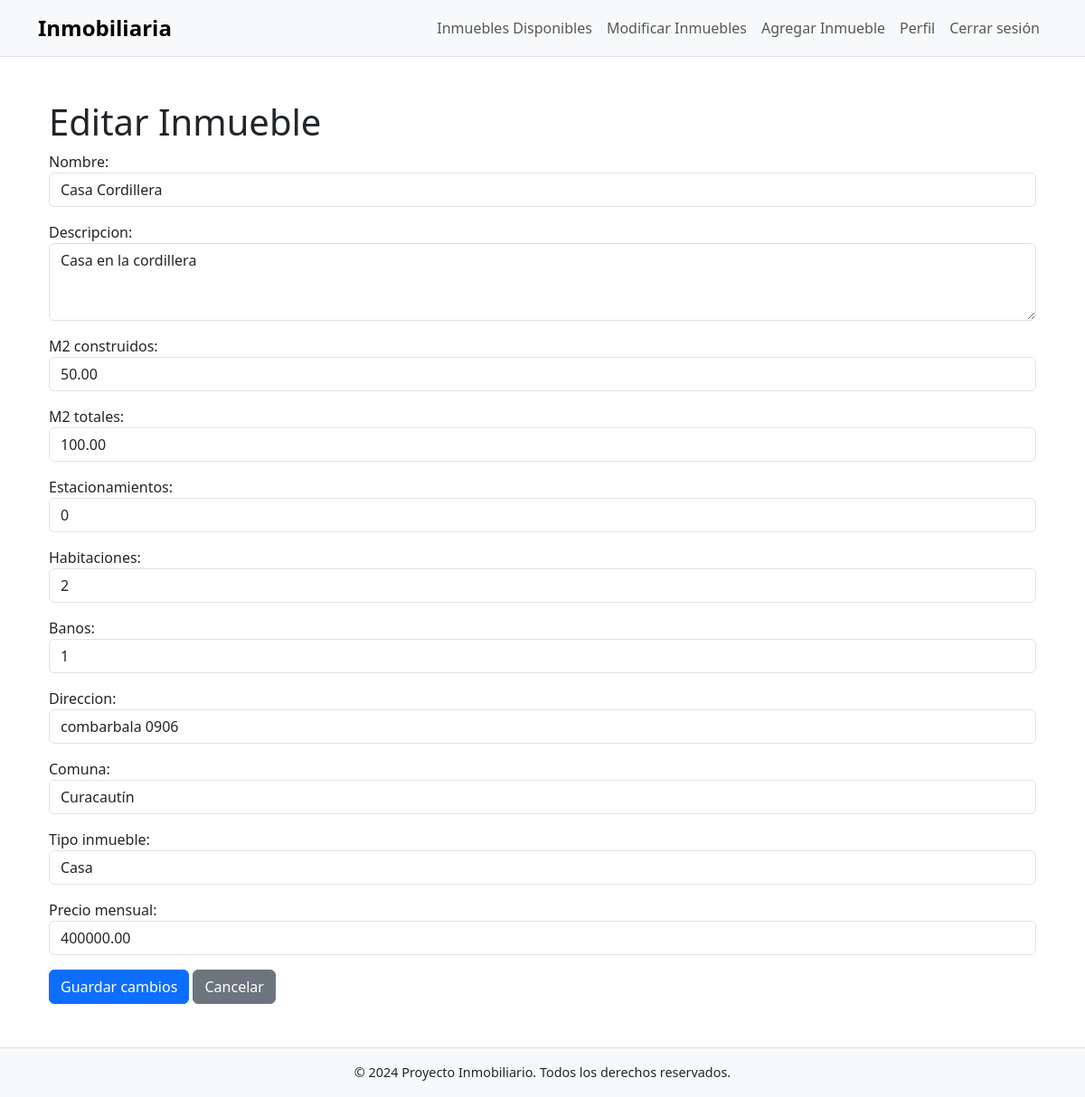
The page /inmueble/3/editar/ (signed in) on the database its author committed.
### gestion_inmuebles/models.py (models this page shows, shortened)
class Inmueble(models.Model):
    TIPO_INMUEBLE_CHOICES = [
        ('casa', 'Casa'),
        ('departamento', 'Departamento'),
        ('oficina', 'Oficina'),
        ('local_comercial', 'Local Comercial'),
        ('terreno', 'Terreno'),
    ]
    nombre = models.CharField(max_length=200)
    descripcion = models.TextField(null=True, blank=True)
    m2_construidos = models.DecimalField(max_digits=5, decimal_places=2)
    m2_totales = models.DecimalField(max_digits=5, decimal_places=2)
    estacionamientos = models.IntegerField(default=0)
    habitaciones = models.IntegerField(default=1)
    banos = models.IntegerField(default=1)
    direccion = models.CharField(max_length=200)
    comuna = models.ForeignKey(Comuna, on_delete=models.CASCADE, related_name='inmuebles')
    tipo_inmueble = models.CharField(max_length=50, choices=TIPO_INMUEBLE_CHOICES, default='casa')
    precio_mensual = models.DecimalField(max_digits=10, decimal_places=2, default=0.00)
    arrendador = models.ForeignKey(Arrendador, on_delete=models.CASCADE, null=True, blank=True, related_name='inmuebles')
    class Meta:
        permissions = [
            ("can_view_inmueble", "Puede ver inmueble"),
            ("can_edit_inmueble", "Puede editar inmueble"),
            ("can_delete_inmueble", "Puede eliminar inmueble"),
        ]

class Comuna(models.Model):
    nombre = models.CharField(max_length=100, unique=True)
    region = models.ForeignKey(Region, on_delete=models.CASCADE, related_name='comunas')
    def __str__(self):
        return self.nombre

### gestion_inmuebles/views.py (the view)
# urls.py: path('inmueble/<int:pk>/editar/', views.editar_inmueble, name='editar_inmueble'),
@login_required
def editar_inmueble(request, pk):
    inmueble = get_object_or_404(Inmueble, pk=pk, arrendador=request.user.arrendador)
    if request.method == 'POST':
        form = InmuebleForm(request.POST, instance=inmueble)
        if form.is_valid():
            form.save()
            messages.success(request, 'Inmueble actualizado con éxito.')
            return redirect('home')  # Ajusta la redirección según tu aplicación
    else:
        form = InmuebleForm(instance=inmueble)
    return render(request, 'editar_inmueble.html', {'form': form, 'inmueble': inmueble})

### gestion_inmuebles/forms.py
class InmuebleForm(forms.ModelForm):
    class Meta:
        model = Inmueble
        fields = [
            'nombre', 'descripcion', 'm2_construidos', 'm2_totales', 'estacionamientos',
            'habitaciones', 'banos', 'direccion', 'comuna', 'tipo_inmueble', 'precio_mensual'
        ]
        widgets = {
            'descripcion': forms.Textarea(attrs={'rows': 3, 'class': 'form-control'}),
            'nombre': forms.TextInput(attrs={'class': 'form-control'}),
            'm2_construidos': forms.NumberInput(attrs={'class': 'form-control'}),
            'm2_totales': forms.NumberInput(attrs={'class': 'form-control'}),
            'estacionamientos': forms.NumberInput(attrs={'class': 'form-control'}),
            'habitaciones': forms.NumberInput(attrs={'class': 'form-control'}),
            'banos': forms.NumberInput(attrs={'class': 'form-control'}),
            'direccion': forms.TextInput(attrs={'class': 'form-control'}),
            'comuna': forms.Select(attrs={'class': 'form-control'}),
            'tipo_inmueble': forms.Select(attrs={'class': 'form-control'}),
            'precio_mensual': forms.NumberInput(attrs={'class': 'form-control'}),
        }

### gestion_inmuebles/templates/editar_inmueble.html (shortened to what this page needs)
{% extends 'base.html' %}
{% block content %}
<div class="container">
    <h1>Editar Inmueble</h1>
    <form method="POST" enctype="multipart/form-data">
        {{ form.as_p }}
        <button type="submit" class="btn btn-primary">Guardar cambios</button>
        <a href="{% url 'home' %}" class="btn btn-secondary">Cancelar</a>
    </form>
</div>
{% endblock %}

### gestion_inmuebles/templates/base.html (style rules this page uses)
body { display: flex; flex-direction: column; min-height: 100vh; }

### rows shown on the page
Inmueble: nombre "Casa Cordillera", descripcion "Casa en la cordillera", m2_construidos "50.00", m2_totales "100.00", estacionamientos "0", habitaciones "2", banos "1", direccion "combarbala 0906", comuna "Curacautín", tipo_inmueble "Casa", precio_mensual "400000.00"
